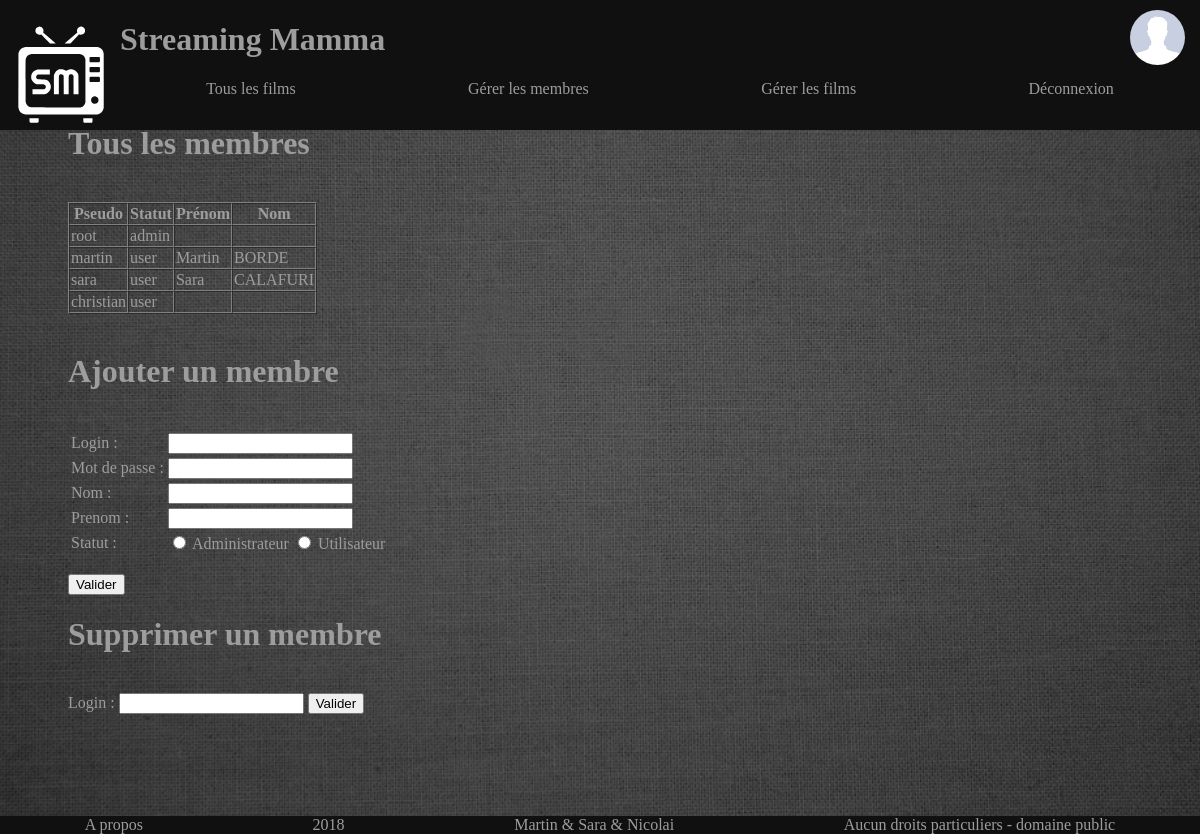
The page /pages/gerer_membres.php (signed in) on the database as committed earlier.
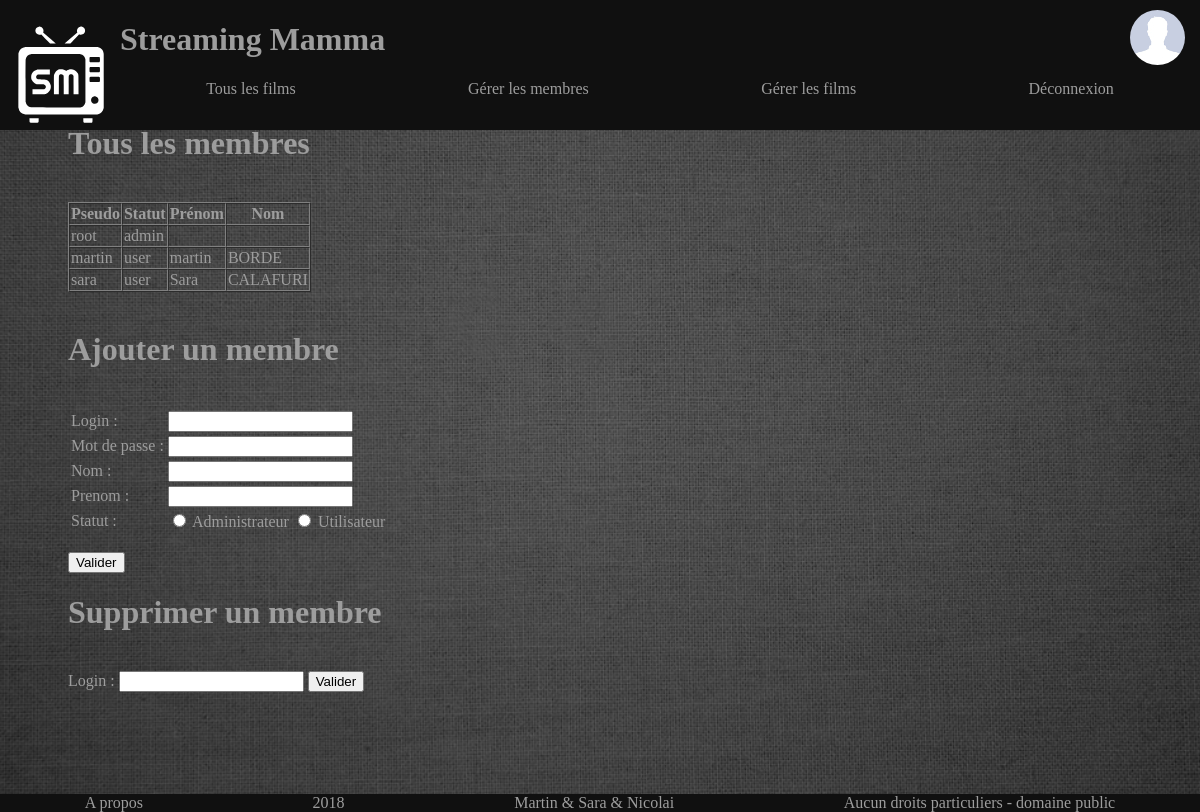
The same page on the database as committed later.
### tables this page shows
CREATE TABLE `utilisateurs` (
  `idusr` int(2) NOT NULL,
  `login` varchar(20) NOT NULL,
  `passwd` varchar(75) NOT NULL,
  `prenom` varchar(30) DEFAULT NULL,
  `nom` varchar(30) DEFAULT NULL,
  `statut` varchar(10) NOT NULL DEFAULT 'user',
  `imagePath` varchar(50) DEFAULT NULL
);

### pages/gerer_membres.php (the view, shortened to what this page needs)
<?php
include("db_connect.php");
?>
<!doctype html>
<html>
    <head>
		<link rel="stylesheet" href="style/largeScreen/style.css" />
        <link rel="stylesheet" href="style/mobile/style.css" />
    </head>
    <body>
        <?php include('header.php'); ?>
        <main class="gestion">
        <h1>Tous les membres</h1><br/>
        <?php
            $rqtAfficher = mysqli_query($link, "SELECT * FROM utilisateurs") or die(mysql_error());
            echo "<table cellspacing=\"0\" border=\"1\"><tr><th>Pseudo</th><th>Statut</th><th>Prénom</th><th>Nom</th></tr>";
            while ($row = mysqli_fetch_assoc($rqtAfficher)) {
		        echo "<tr><td>".$row["login"]."</td><td>".$row["statut"]."</td><td>".$row['prenom']."</td><td>".$row['nom']."</td></tr>";
	        }
			echo"</table><br/>";
        ?>
        <h1>Ajouter un membre</h1><br/>
        <form action="gerer_membres.php" method="post">
        <table>
            <tr><td>Login :</td>
                <td><input name="login_add" type="text"></td></tr>
            <tr><td>Mot de passe :</td>
                <td><input name="password" type="text"></td></tr>
            <tr><td>Nom :</td>
                <td><input name="nom_add" type="text"></td></tr>
            <tr><td>Prenom :</td>
                <td><input name="prenom_add" type="text"></td></tr>
            <tr><td>Statut :</td>
                <td><input type="radio" id ="statutAdmin" name="statut" value="admin">
                <label for="statutAdmin">Administrateur</label>
                <input type="radio" id ="statutUser" name="statut" value="user">
                <label for="statutUser">Utilisateur</label></td></tr>
        </table><br/>
        <input type="submit" name="ajout" value="Valider"/></form>
        <h1>Supprimer un membre</h1><br/>
        <form action="gerer_membres.php" method="post">
            Login : <input name="login_sup" type="text">
            <input type="submit" name="supression" value="Valider"/>
        </form>
        </main>
    </body>
</html>

Rows that differ between the two databases and show on the page:
removed utilisateurs: login "christian", statut "user"
changed utilisateurs "martin": prenom "Martin" → "martin"
